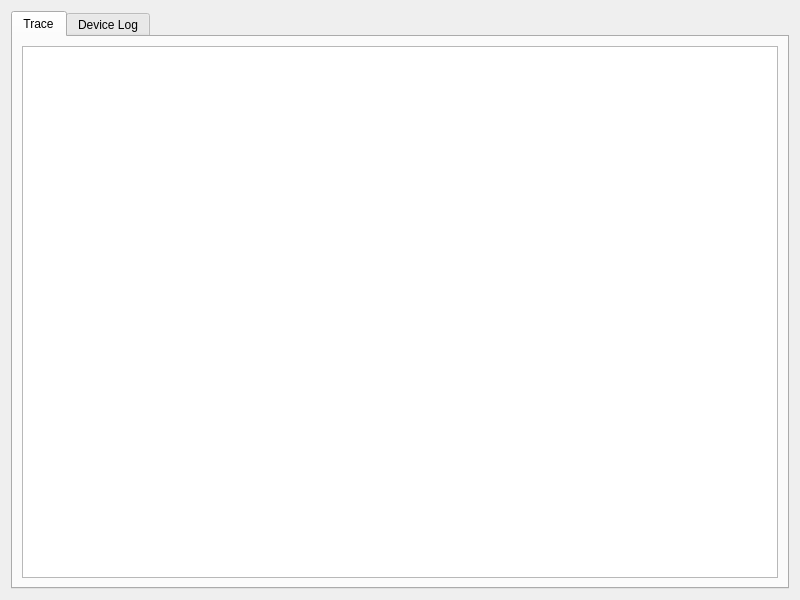
<?xml version="1.0" encoding="UTF-8"?>
<ui version="4.0">
 <class>MultiModuleLogWidget</class>
 <widget class="QWidget" name="MultiModuleLogWidget">
  <property name="geometry">
   <rect>
    <x>0</x>
    <y>0</y>
    <width>800</width>
    <height>600</height>
   </rect>
  </property>
  <property name="windowTitle">
   <string>多模块日志控件</string>
  </property>
  <layout class="QVBoxLayout" name="verticalLayout">
   <item>
    <widget class="QTabWidget" name="tabWidget">
     <property name="currentIndex">
      <number>0</number>
     </property>
     <widget class="QWidget" name="traceTab">
      <attribute name="title">
       <string>Trace</string>
      </attribute>
      <layout class="QVBoxLayout" name="traceLayout">
       <item>
        <widget class="QListView" name="traceListView"/>
       </item>
      </layout>
     </widget>
     <widget class="QWidget" name="moduleTab">
      <attribute name="title">
       <string>Device Log</string>
      </attribute>
      <layout class="QVBoxLayout" name="moduleLayout">
       <item>
        <layout class="QHBoxLayout" name="moduleInputLayout">
         <item>
          <widget class="QLabel" name="qrcodeLabel">
           <property name="text">
            <string>QRCode :   </string>
           </property>
          </widget>
         </item>
         <item>
          <widget class="QLineEdit" name="qrcodeEdit">
           <property name="placeholderText">
            <string>输入QRCode进行实时查找...</string>
           </property>
          </widget>
         </item>
         <item>
          <spacer name="moduleHorizontalSpacer">
           <property name="orientation">
            <enum>Qt::Horizontal</enum>
           </property>
           <property name="sizeHint" stdset="0">
            <size>
             <width>40</width>
             <height>20</height>
            </size>
           </property>
          </spacer>
         </item>
        </layout>
       </item>
       <item>
        <widget class="QListView" name="moduleListView"/>
       </item>
      </layout>
     </widget>
    </widget>
   </item>
  </layout>
 </widget>
 <resources/>
 <connections/>
</ui>
